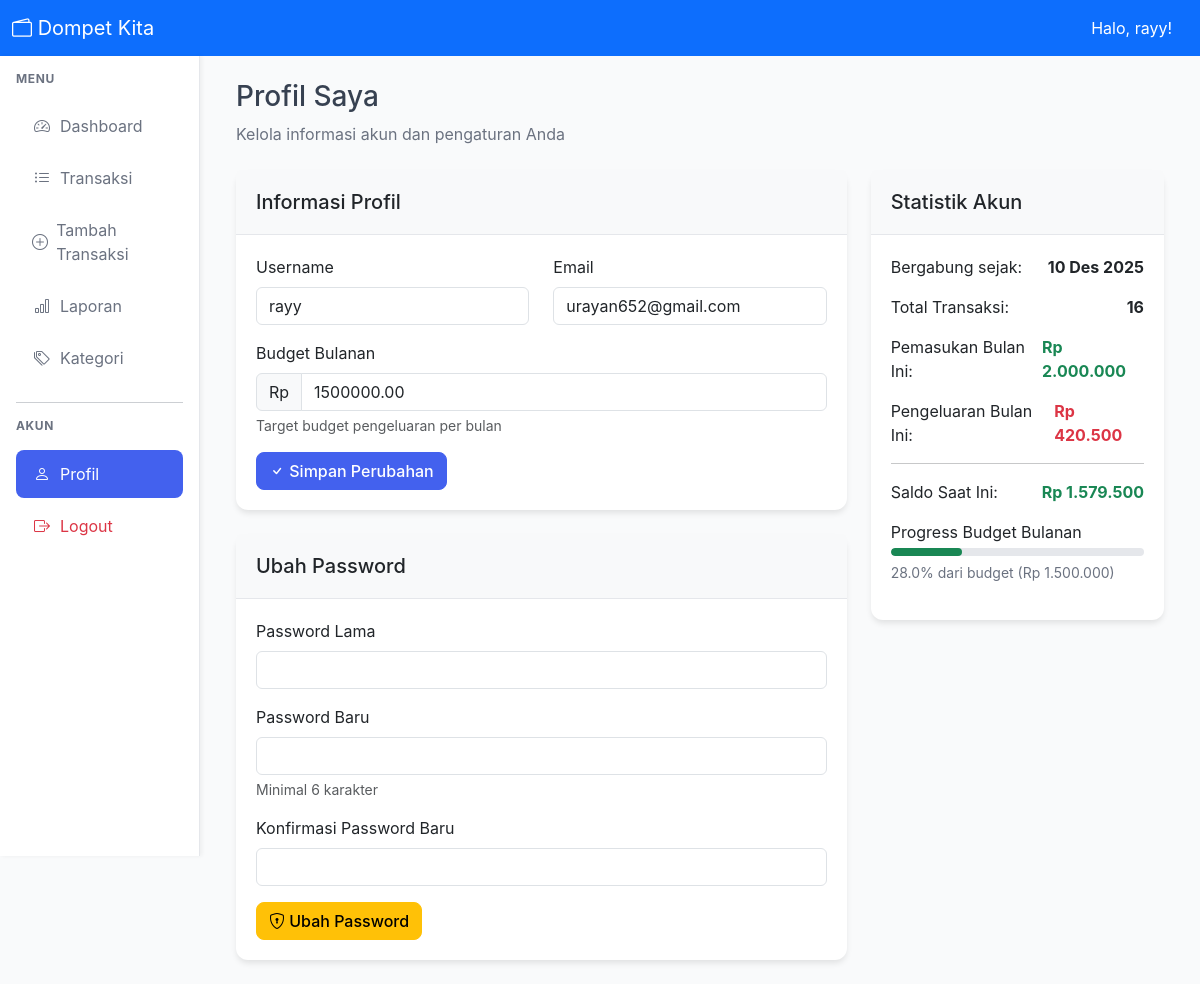
The page /user/profile.php (signed in) on the database as committed earlier.
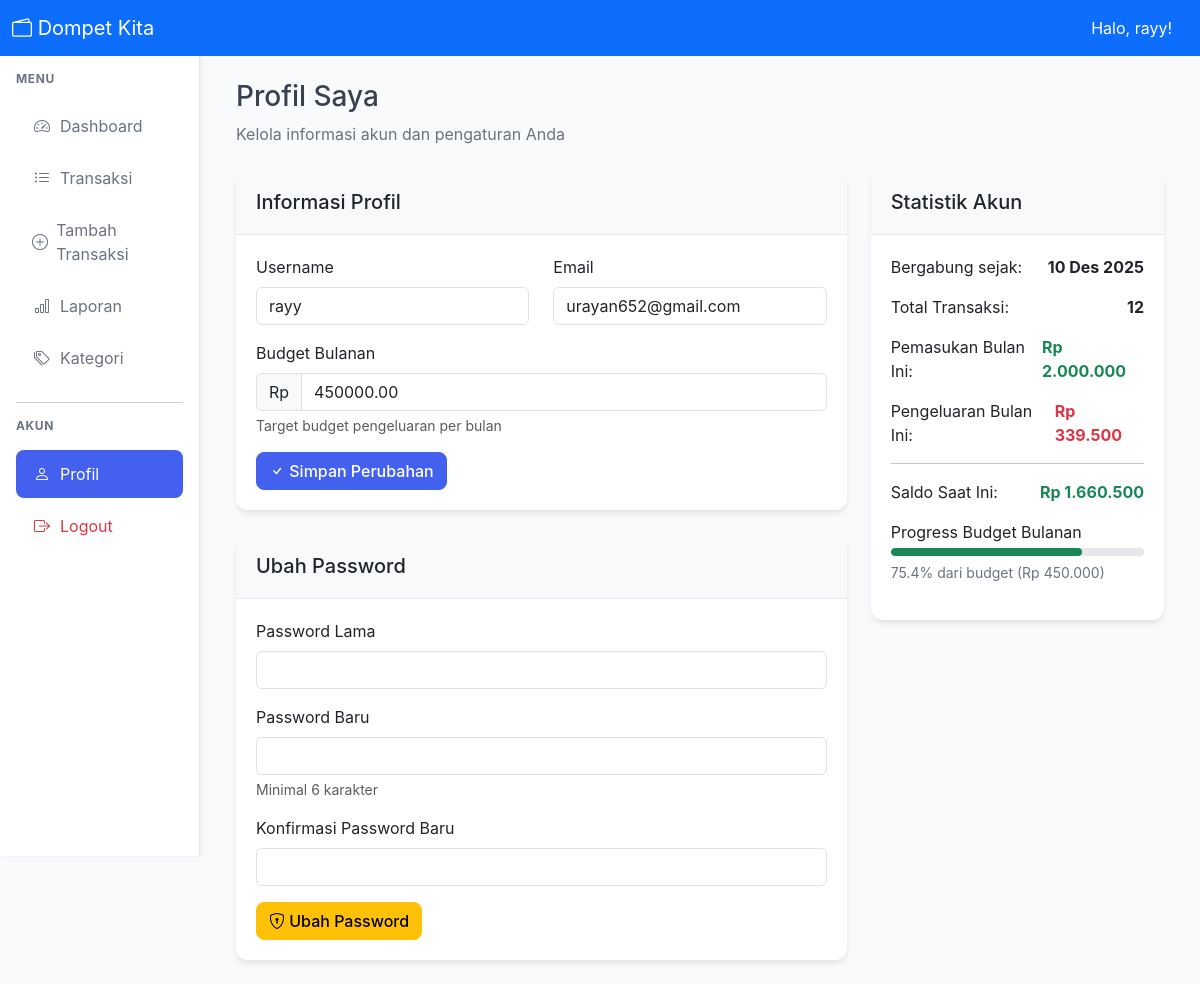
The same page on the database as committed later.
### tables this page shows
CREATE TABLE `users` (
  `id` int NOT NULL,
  `username` varchar(50) NOT NULL,
  `name` varchar(100) NOT NULL,
  `email` varchar(100) NOT NULL,
  `password` varchar(255) NOT NULL,
  `role` enum('user','admin') DEFAULT 'user',
  `monthly_budget` decimal(15,2) DEFAULT '1500000.00',
  `created_at` timestamp NULL DEFAULT CURRENT_TIMESTAMP,
  `updated_at` timestamp NULL DEFAULT CURRENT_TIMESTAMP ON UPDATE CURRENT_TIMESTAMP
);

### config.php (called while the page is built, shortened)
<?php
function formatRupiah($angka) {
    return 'Rp ' . number_format((float)$angka, 0, ',', '.');
}
function formatTanggal($tanggal) {
    $bulan = [
        '01' => 'Jan', '02' => 'Feb', '03' => 'Mar', '04' => 'Apr',
        '05' => 'Mei', '06' => 'Jun', '07' => 'Jul', '08' => 'Ags',
        '09' => 'Sep', '10' => 'Okt', '11' => 'Nov', '12' => 'Des'
    ];
    $tgl = date('d', strtotime($tanggal));
    $bln = $bulan[date('m', strtotime($tanggal))];
    $thn = date('Y', strtotime($tanggal));
    return "$tgl $bln $thn";
}
?>

### crud/transaction-crud.php (called while the page is built, shortened)
<?php
function getMonthlyStats($user_id, $month = null, $year = null) {
    $db = getDB();
    if (!$month) $month = date('m');
    if (!$year) $year = date('Y');
    $stmt = $db->prepare("
        SELECT
            SUM(CASE WHEN type = 'income' THEN amount ELSE 0 END) as total_income,
            SUM(CASE WHEN type = 'expense' THEN amount ELSE 0 END) as total_expense
        FROM transactions
        WHERE user_id = ? AND MONTH(date) = ? AND YEAR(date) = ?
    ");
    $stmt->bind_param("iii", $user_id, $month, $year);
    $stmt->execute();
    return $stmt->get_result()->fetch_assoc();
}
?>

### user/profile.php (shortened to what the changed rows need)
<?php
require_once '../config.php';
require_once '../crud/transaction-crud.php';
$user_id = $_SESSION['user_id'];
$db = getDB();
$stmt = $db->prepare("SELECT username, email, monthly_budget, created_at FROM users WHERE id = ?");
$stmt->bind_param("i", $user_id);
$stmt->execute();
$user = $stmt->get_result()->fetch_assoc();
$stats = getMonthlyStats($user_id);
$stmt = $db->prepare("SELECT COUNT(*) as count FROM transactions WHERE user_id = ?");
$stmt->bind_param("i", $user_id);
$stmt->execute();
$result = $stmt->get_result()->fetch_assoc();
$total_transactions = $result['count'];
include '../includes/header.php';
include '../includes/sidebar.php';
?>
<div class="mb-4">
    <h1 class="h3">Profil Saya</h1>
</div>
<div class="row">
    <div class="col-lg-8">
        <div class="card mb-4">
            <div class="card-body">
                <form method="POST">
                    <div class="row">
                        <div class="col-md-6 mb-3">
                            <label class="form-label">Username</label>
                            <input type="text" class="form-control" name="username"
                                   value="<?php echo htmlspecialchars($user['username']); ?>" required>
                        </div>
                        <div class="col-md-6 mb-3">
                            <label class="form-label">Email</label>
                            <input type="email" class="form-control" name="email"
                                   value="<?php echo htmlspecialchars($user['email']); ?>" required>
                        </div>
                    </div>
                    <div class="mb-3">
                        <div class="input-group">
                            <span class="input-group-text">Rp</span>
                            <input type="number" class="form-control" name="monthly_budget"
                                   value="<?php echo $user['monthly_budget']; ?>" min="0" step="1000">
                        </div>
                    </div>
                </form>
            </div>
        </div>
    </div>
    <div class="col-lg-4">
        <div class="card mb-4">
            <div class="card-body">
                <div class="mb-3">
                    <div class="d-flex justify-content-between">
                        <span>Bergabung sejak:</span>
                        <span class="fw-bold"><?php echo formatTanggal($user['created_at']); ?></span>
                    </div>
                </div>
                <div class="mb-3">
                    <div class="d-flex justify-content-between">
                        <span>Total Transaksi:</span>
                        <span class="fw-bold"><?php echo number_format($total_transactions); ?></span>
                    </div>
                </div>
                <div class="mb-3">
                    <div class="d-flex justify-content-between">
                        <span>Pengeluaran Bulan Ini:</span>
                        <span class="fw-bold text-danger">
                            <?php echo formatRupiah($stats['total_expense'] ?? 0); ?>
                        </span>
                    </div>
                </div>
                <div class="mb-3">
                    <div class="d-flex justify-content-between">
                        <span>Saldo Saat Ini:</span>
                        <span class="fw-bold <?php echo ($stats['total_income'] - $stats['total_expense']) >= 0 ? 'text-success' : 'text-danger'; ?>">
                            <?php echo formatRupiah(($stats['total_income'] ?? 0) - ($stats['total_expense'] ?? 0)); ?>
                        </span>
                    </div>
                </div>
                <?php if ($user['monthly_budget'] > 0): ?>
                <div class="mb-3">
                    <label class="form-label mb-1">Progress Budget Bulanan</label>
                    <?php
                    $budget_used = ($stats['total_expense'] ?? 0) / $user['monthly_budget'] * 100;
                    $budget_color = $budget_used > 100 ? 'bg-danger' : ($budget_used > 80 ? 'bg-warning' : 'bg-success');
                    ?>
                    <div class="progress mb-1" style="height: 8px;">
                        <div class="progress-bar <?php echo $budget_color; ?>"
                             style="width: <?php echo min(100, $budget_used); ?>%"></div>
                    </div>
                    <small class="text-muted">
                        <?php echo number_format($budget_used, 1); ?>% dari budget
                        (<?php echo formatRupiah($user['monthly_budget']); ?>)
                    </small>
                </div>
                <?php endif; ?>
            </div>
        </div>
    </div>
</div>
<?php
include '../includes/footer.php';
?>

Rows that differ between the two databases and show on the page:
changed users "rayy": monthly_budget "1500000.00" → "450000.00"; monthly_budget "Rp 1.500.000" → "Rp 450.000"
Other text that changed with them:
$total_transactions: "16" → "12"
formatRupiah($stats['total_expense'] ?? 0): "Rp 420.500" → "Rp 339.500"
$budget_used: "28.0" → "75.4"
text no longer shown: "Rp 1.579.500"
text now shown: "Rp 1.660.500"
